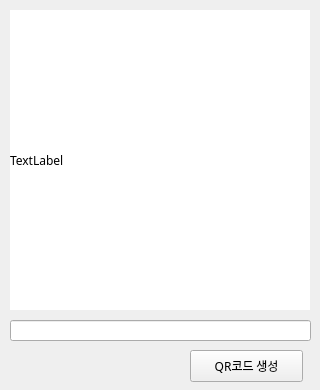
<?xml version="1.0" encoding="UTF-8"?>
<ui version="4.0">
 <class>Form</class>
 <widget class="QWidget" name="Form">
  <property name="geometry">
   <rect>
    <x>0</x>
    <y>0</y>
    <width>320</width>
    <height>390</height>
   </rect>
  </property>
  <property name="font">
   <font>
    <family>BM Hanna Air</family>
   </font>
  </property>
  <property name="windowTitle">
   <string>QR코드 생성기</string>
  </property>
  <widget class="QLabel" name="lblQrCode">
   <property name="geometry">
    <rect>
     <x>10</x>
     <y>10</y>
     <width>300</width>
     <height>300</height>
    </rect>
   </property>
   <property name="styleSheet">
    <string notr="true">background-color : white;</string>
   </property>
   <property name="text">
    <string>TextLabel</string>
   </property>
  </widget>
  <widget class="QLineEdit" name="txtQrData">
   <property name="geometry">
    <rect>
     <x>10</x>
     <y>320</y>
     <width>301</width>
     <height>21</height>
    </rect>
   </property>
  </widget>
  <widget class="QPushButton" name="btnGenerate">
   <property name="geometry">
    <rect>
     <x>190</x>
     <y>350</y>
     <width>113</width>
     <height>32</height>
    </rect>
   </property>
   <property name="text">
    <string>QR코드 생성</string>
   </property>
  </widget>
 </widget>
 <resources/>
 <connections/>
</ui>
